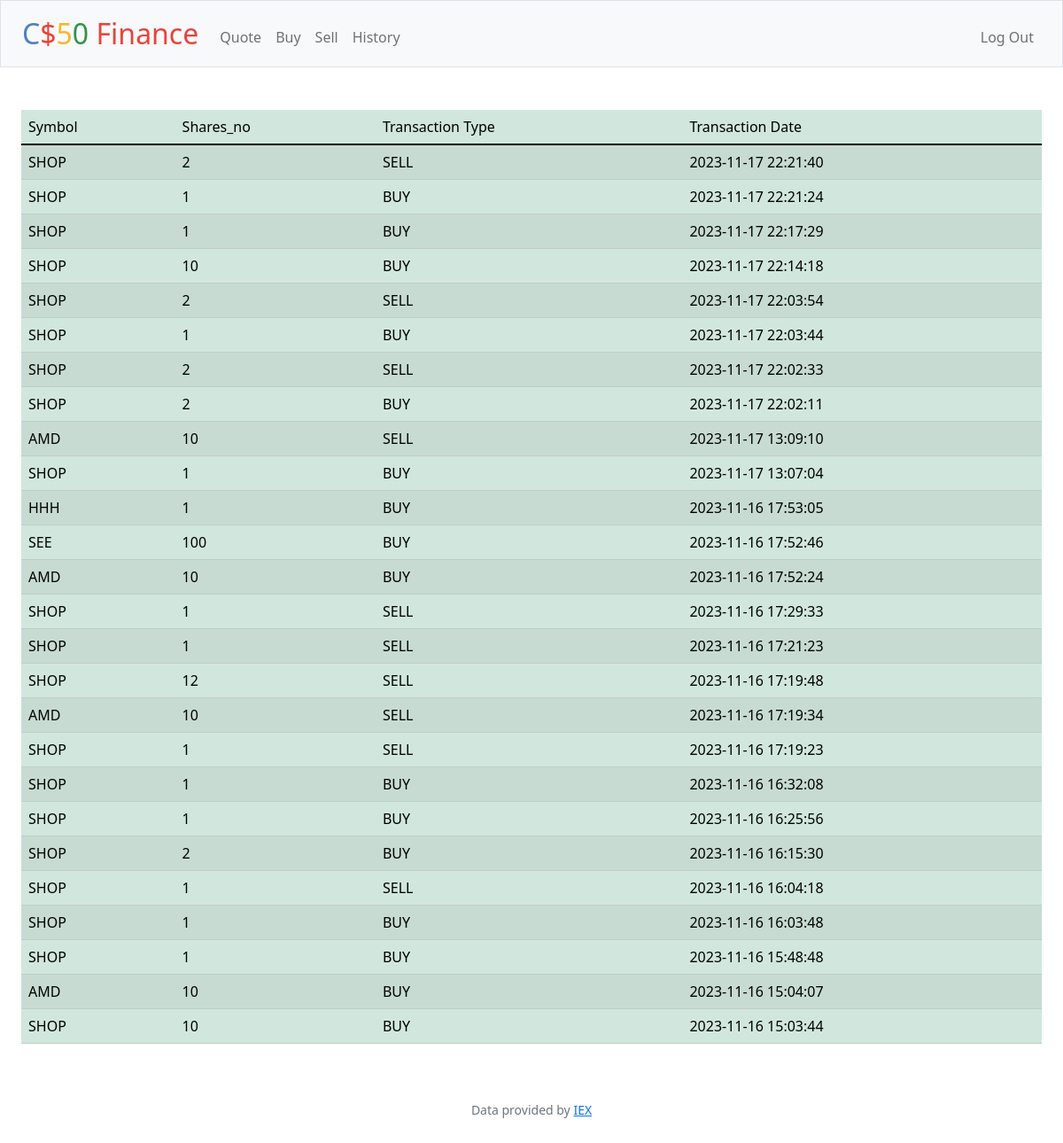
Page /history (signed in) on the committed database.
### tables this page shows
CREATE TABLE stocks(user_id INTEGER ,stock_name VARCHAR(255),stock_no INTEGER,transaction_type varchar(255),transaction_date varchar(255),status integer);

### app.py (the view)
@app.route("/history")
@login_required
def history():
    his = db.execute(
        "select * from stocks where user_id = ? order by transaction_date DESC",
        session["user_id"],
    )
    return render_template("history.html", data=his)

### app.py (called while the page is built)
@app.after_request
def after_request(response):
    response.headers["Cache-Control"] = "no-cache, no-store, must-revalidate"
    response.headers["Expires"] = 0
    response.headers["Pragma"] = "no-cache"
    return response

### helpers.py (called while the page is built)
def login_required(f):
    @wraps(f)
    def decorated_function(*args, **kwargs):
        if session.get("user_id") is None:
            return redirect("/login")
        return f(*args, **kwargs)
    return decorated_function

### templates/history.html (shortened to what this page needs)
<link href="https://cdn.jsdelivr.net/npm/bootstrap@5.3.2/dist/css/bootstrap.min.css" rel="stylesheet">
{% extends "layout.html" %}
{% block main %}
<table class="table table-success table-striped">
    <thead>
        <td>Symbol</td>
        <td>Shares_no</td>
        <td>Transaction Type</td>
        <td>Transaction Date</td>
    </thead>
    <tbody>
        {% for stock in data%}
            <tr>
                <td> {{stock["stock_name"]}}</td>
                <td> {{stock["stock_no"]}}</td>
                <td>{{stock["transaction_type"]}}</td>
                <td> {{stock["transaction_date"]}}</td>
            </tr>
        {% endfor %}
    </tbody>
</table>
{% endblock %}

### templates/layout.html (shortened to what this page needs)
<!DOCTYPE html>
<html lang="en">
    <head>
        <link href="https://cdn.jsdelivr.net/npm/bootstrap@5.1.3/dist/css/bootstrap.min.css" rel="stylesheet">
        <link href="/static/styles.css" rel="stylesheet">
    </head>
    <body>
        <nav class="bg-light border navbar navbar-expand-md navbar-light">
            <div class="container-fluid">
                <a class="navbar-brand" href="/"><span class="blue">C</span><span class="red">$</span><span class="yellow">5</span><span class="green">0</span> <span class="red">Finance</span></a>
                <div class="collapse navbar-collapse" id="navbar">
                    {% if session["user_id"] %}
                        <ul class="navbar-nav me-auto mt-2">
                            <li class="nav-item"><a class="nav-link" href="/quote">Quote</a></li>
                            <li class="nav-item"><a class="nav-link" href="/buy">Buy</a></li>
                            <li class="nav-item"><a class="nav-link" href="/sell">Sell</a></li>
                            <li class="nav-item"><a class="nav-link" href="/history">History</a></li>
                        </ul>
                        <ul class="navbar-nav ms-auto mt-2">
                            <li class="nav-item"><a class="nav-link" href="/logout">Log Out</a></li>
                        </ul>
                    {% else %}
                        <ul class="navbar-nav ms-auto mt-2">
                            <li class="nav-item"><a class="nav-link" href="/register">Register</a></li>
                            <li class="nav-item"><a class="nav-link" href="/login">Log In</a></li>
                        </ul>
                    {% endif %}
                </div>
            </div>
        </nav>
        <main class="container-fluid py-5 text-center">
            {% block main %}{% endblock %}
        </main>
        <footer class="mb-5 small text-center text-muted">
            Data provided by <a href="https://iexcloud.io/">IEX</a>
        </footer>
    </body>
</html>

### static/styles.css (style rules this page uses)
nav .navbar-brand { font-size: xx-large; }
nav .navbar-brand .blue { color: #537fbe; }
nav .navbar-brand .red { color: #ea433b; }
nav .navbar-brand .yellow { color: #f5b82e; }
nav .navbar-brand .green { color: #2e944b; }

### rows in the picture
stocks: stock_name "SHOP", stock_no "2", transaction_type "SELL", transaction_date "2023-11-17 22:21:40"
stocks: stock_name "SHOP", stock_no "1", transaction_type "BUY", transaction_date "2023-11-17 22:21:24"
stocks: stock_name "SHOP", stock_no "1", transaction_type "BUY", transaction_date "2023-11-17 22:17:29"
stocks: stock_name "SHOP", stock_no "10", transaction_type "BUY", transaction_date "2023-11-17 22:14:18"
stocks: stock_name "SHOP", stock_no "2", transaction_type "SELL", transaction_date "2023-11-17 22:03:54"
stocks: stock_name "SHOP", stock_no "1", transaction_type "BUY", transaction_date "2023-11-17 22:03:44"
stocks: stock_name "SHOP", stock_no "2", transaction_type "SELL", transaction_date "2023-11-17 22:02:33"
stocks: stock_name "SHOP", stock_no "2", transaction_type "BUY", transaction_date "2023-11-17 22:02:11"
stocks: stock_name "AMD", stock_no "10", transaction_type "SELL", transaction_date "2023-11-17 13:09:10"
stocks: stock_name "SHOP", stock_no "1", transaction_type "BUY", transaction_date "2023-11-17 13:07:04"
stocks: stock_name "HHH", stock_no "1", transaction_type "BUY", transaction_date "2023-11-16 17:53:05"
stocks: stock_name "SEE", stock_no "100", transaction_type "BUY", transaction_date "2023-11-16 17:52:46"
stocks: stock_name "AMD", stock_no "10", transaction_type "BUY", transaction_date "2023-11-16 17:52:24"
stocks: stock_name "SHOP", stock_no "1", transaction_type "SELL", transaction_date "2023-11-16 17:29:33"
stocks: stock_name "SHOP", stock_no "1", transaction_type "SELL", transaction_date "2023-11-16 17:21:23"
stocks: stock_name "SHOP", stock_no "12", transaction_type "SELL", transaction_date "2023-11-16 17:19:48"
stocks: stock_name "AMD", stock_no "10", transaction_type "SELL", transaction_date "2023-11-16 17:19:34"
stocks: stock_name "SHOP", stock_no "1", transaction_type "SELL", transaction_date "2023-11-16 17:19:23"
stocks: stock_name "SHOP", stock_no "1", transaction_type "BUY", transaction_date "2023-11-16 16:32:08"
stocks: stock_name "SHOP", stock_no "1", transaction_type "BUY", transaction_date "2023-11-16 16:25:56"
stocks: stock_name "SHOP", stock_no "2", transaction_type "BUY", transaction_date "2023-11-16 16:15:30"
stocks: stock_name "SHOP", stock_no "1", transaction_type "SELL", transaction_date "2023-11-16 16:04:18"
stocks: stock_name "SHOP", stock_no "1", transaction_type "BUY", transaction_date "2023-11-16 16:03:48"
stocks: stock_name "SHOP", stock_no "1", transaction_type "BUY", transaction_date "2023-11-16 15:48:48"
stocks: stock_name "AMD", stock_no "10", transaction_type "BUY", transaction_date "2023-11-16 15:04:07"
stocks: stock_name "SHOP", stock_no "10", transaction_type "BUY", transaction_date "2023-11-16 15:03:44"
